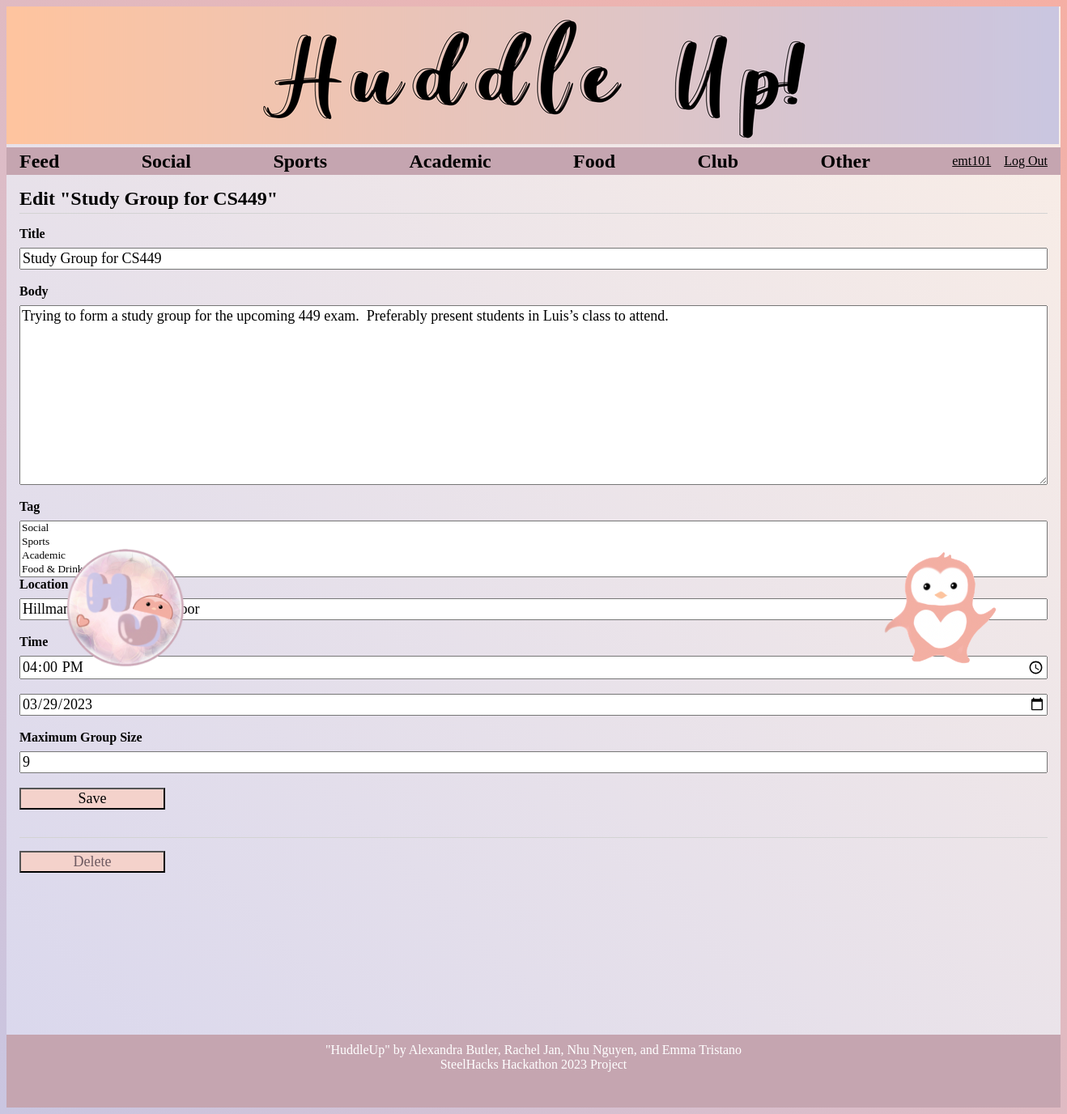
The page /4/update (signed in) on the database its author committed.
### tables this page shows
CREATE TABLE user (
  id INTEGER PRIMARY KEY AUTOINCREMENT,
  username TEXT UNIQUE NOT NULL,
  password TEXT NOT NULL,
  first_name TEXT NOT NULL,
  last_name TEXT NOT NULL,
  phone_num TEXT NOT NULL,
  email TEXT NOT NULL
);

CREATE TABLE post (
  id INTEGER PRIMARY KEY AUTOINCREMENT,
  author_id INTEGER NOT NULL,
  created TIMESTAMP NOT NULL DEFAULT CURRENT_TIMESTAMP,
  title TEXT NOT NULL,
  body TEXT NOT NULL,
  tag TEXT NOT NULL, 
  location TEXT NOT NULL,
  time TEXT NOT NULL,
  date TEXT NOT NULL,
  joins INTEGER NOT NULL,
  joined_id TEXT NOT NULL,
  FOREIGN KEY (author_id) REFERENCES user (id)
);

### flaskr/blog.py (the view, shortened to what this page needs)
@bp.route('/<int:id>/update', methods=('GET', 'POST'))
@login_required
def update(id, check_author=True):
    post = get_post(id)
    if check_author and post['author_id'] != g.user['id']:
        abort(403)
    return render_template('blog/update.html', post=post)

### flaskr/auth.py (called while the page is built)
@bp.before_app_request
def load_logged_in_user():
    user_id = session.get('user_id')
    if user_id is None:
        g.user = None
    else:
        g.user = get_db().execute(
            'SELECT * FROM user WHERE id = ?', (user_id,)
        ).fetchone()

def login_required(view):
    @functools.wraps(view)
    def wrapped_view(**kwargs):
        if g.user is None:
            return redirect(url_for('auth.login'))
        return view(**kwargs)
    return wrapped_view

### flaskr/blog.py (called while the page is built)
def get_post(id):
    post = get_db().execute(
        'SELECT p.id, title, body, tag, location, time, date, joins, joined_id, created, author_id, username'
        ' FROM post p JOIN user u ON p.author_id = u.id'
        ' WHERE p.id = ?',
        (id,)
    ).fetchone()
    if post is None:
        abort(404, f"Post id {id} doesn't exist.")
    return post

### flaskr/db.py (called while the page is built)
def get_db():
    if 'db' not in g:
        g.db = sqlite3.connect(
            current_app.config['DATABASE'],
            detect_types=sqlite3.PARSE_DECLTYPES
        )
        g.db.row_factory = sqlite3.Row
    return g.db

### flaskr/templates/blog/update.html (shortened to what this page needs)
{% extends 'base.html' %}
{% block header %}
<h1>{% block title %}Edit "{{ post['title'] }}"{% endblock %}</h1>
{% endblock %}
{% block content %}
<form method="post">
    <label for="title">Title</label>
    <input name="title" id="title" value="{{ request.form['title'] or post['title'] }}" required>
    <label for="body">Body</label>
    <textarea name="body" id="body">{{ request.form['body'] or post['body'] }}</textarea>
    <label for="tag">Tag</label>
    <select name="tag" id="tag" multiple multiselect-search="true">
        <option value="Social">Social</option>
        <option value="Sports">Sports</option>
        <option value="Academic">Academic</option>
        <option value="Food">Food & Drink</option>
        <option value="Club">School Club</option>
    </select>
    <label for="location">Location</label>
    <input name="location" id="location" value="{{ request.form['location'] or post['location'] }}" required>
    <label for="time">Time</label>
    <input type="time" name="time" id="time" value="{{ request.form['time'] or post['time'] }}" required>
    <input type="date" name="date" id="date" value="{{ request.form['date'] or post['date'] }}" required>
    <label for="joins">Maximum Group Size</label>
    <input name="joins" id="joins" value="{{ request.form['joins'] or post['joins']}}" required>
    <input type="submit" value="Save">
</form>
<hr>
<form action="{{ url_for('blog.delete', id=post['id']) }}" method="post">
    <input class="danger" type="submit" value="Delete" onclick="return confirm('Are you sure?');">
</form>
{% endblock %}

### flaskr/templates/base.html (shortened to what this page needs)
<!doctype html>
<html lang='en'>
<link rel="stylesheet" href="{{ url_for('static', filename='style.css') }}">
<body>
    <div class="banner"><img src="../static/home2.png" alt="home image"></div>
    <img src="../static/penguin.png" alt="penguin image" width="150" height="150"
        style="float:right;position:absolute;text-align:right;bottom:550px;right:80px;"></div>
    <img src="../static/icon.png" alt="icon" width="150" height="150"
        style="float:left;position:absolute;text-align:left;bottom:550px;left:80px;"></div>
</body>
<nav>
    <h1><a href="/">Feed</a></h1>
    <h1><a href="{{ url_for('blog.filter_post', filter_name='#Social') }}">Social</a></h1>
    <h1><a href="{{ url_for('blog.filter_post', filter_name='#Sports') }}">Sports</a></h1>
    <h1><a href="{{ url_for('blog.filter_post', filter_name='#Academic') }}">Academic</a></h1>
    <h1><a href="{{ url_for('blog.filter_post', filter_name='#Food') }}">Food</a></h1>
    <h1><a href="{{ url_for('blog.filter_post', filter_name='#Club') }}">Club</a></h1>
    <h1><a href="{{ url_for('blog.filter_post', filter_name='#Other') }}">Other</a></h1>
    <ul>
        {% if g.user %}
        <li><a href="{{ url_for('blog.profile', id=g.user['id']) }}">{{ g.user['username'] }}</a>
        <li><a href="{{ url_for('auth.logout') }}">Log Out</a>
            {% else %}
        <li><a href="{{ url_for('auth.register') }}">Register</a>
        <li><a href="{{ url_for('auth.login') }}">Log In</a>
            {% endif %}
    </ul>
</nav>
<section class="content">
    <header>
        {% block header %}{% endblock %}
    </header>
    {% block content %}{% endblock %}
</section>
<div>
    <footer id="footer">
        <p>"HuddleUp" by Alexandra Butler, Rachel Jan, Nhu Nguyen, and Emma Tristano</p>
        <p>SteelHacks Hackathon 2023 Project</p>
    </footer>
</div>
</html>

### flaskr/static/style.css (style rules this page uses)
* { font-family: "Gill Sans"; }
.banner { text-align: left; padding-left: 0; padding-top: 0; padding-bottom: 0; }
html { font-family: sans-serif; background: linear-gradient(45deg, #CAC6E1, #F5AFA4); }
body { background: linear-gradient(45deg, #D9D7ED, #FAEEE6); }
h1 { color: black; }
a { color: black; }
hr { border: none; border-top: 1px solid lightgray; }
nav { background: #C5A5B0; display: flex; align-items: center; padding: 0 0.5rem; }
nav h1 { flex: auto; margin: 0; }
nav h1 a { text-decoration: none; padding: 0.25rem 0.5rem; }
nav ul { display: flex; list-style: none; margin: 0; padding: 0; }
nav ul li a, nav ul li span, header .action { display: block; padding: 0.5rem; }
.content { padding: 0 1rem 1rem; }
.content>header { border-bottom: 1px solid lightgray; display: flex; align-items: flex-end; }
.content>header h1 { flex: auto; margin: 1rem 0 0.25rem 0; }
.content form { margin: 1em 0; display: flex; flex-direction: column; }
.content label { font-weight: bold; margin-bottom: 0.5em; }
.content input, .content textarea { margin-bottom: 1em; font-size: large; background-color: linear-gradient(45deg, #efe1da, #dbd9ee); }
.content textarea { min-height: 12em; resize: vertical; }
input.danger { color: #6e5a61; }
input[type=submit] { align-self: start; min-width: 10em; background-color: #f4d2cb; }
footer { text-align: center; margin: 0; height: 10vh; margin-top: 150px; padding-top: 10px; padding-bottom: 0px; position: relative; background-color: #C5A5B0; color: white; overflow: auto; font-size: medium; }
footer p { margin: 0; padding: 0; }

### rows shown on the page
user: user.username "emt101"
post: title "Study Group for CS449", body "Trying to form a study group for the upcoming 449 exam. Preferably present students in Luis’s class to attend.", location "Hillman Library Second Floor", time "16:00", date "03/29/2023", joins "9"
